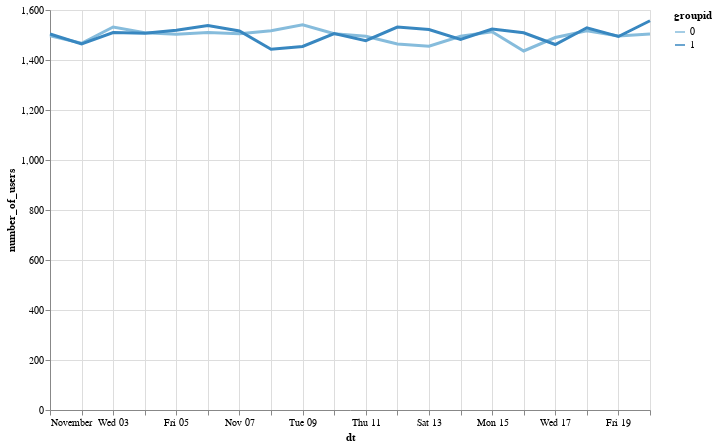

Here is the notebook cell this chart was saved with:
### Code cell
alt.Chart(data_count).mark_line(size=3).encode(
    alt.X('dt:T'),
    alt.Y('number_of_users:Q'),
    color='groupid:O',
    tooltip=['number_of_users']
).properties(
    width=600,
    height=400
)

### Figure 1 — Vega-Lite specification as saved in the notebook (floating-point values rounded to 4 significant figures)
{"config": {"view": {"continuousWidth": 300, "continuousHeight": 300}}, "data": {"name": "data-6f450ddf6bf197861a1355a37af818f5"}, "mark": {"type": "line", "size": 3}, "encoding": {"color": {"field": "groupid", "type": "ordinal"}, "tooltip": [{"field": "number_of_users", "type": "quantitative"}], "x": {"field": "dt", "type": "temporal"}, "y": {"field": "number_of_users", "type": "quantitative"}}, "height": 400, "width": 600, "$schema": "https://vega.github.io/schema/vega-lite/v5.20.1.json", "datasets": {"data-6f450ddf6bf197861a1355a37af818f5": [{"groupid": 0, "dt": "2021-11-01", "number_of_users": 1497}, {"groupid": 0, "dt": "2021-11-02", "number_of_users": 1467}, {"groupid": 0, "dt": "2021-11-03", "number_of_users": 1532}, {"groupid": 0, "dt": "2021-11-04", "number_of_users": 1509}, {"groupid": 0, "dt": "2021-11-05", "number_of_users": 1503}, {"groupid": 0, "dt": "2021-11-06", "number_of_users": 1510}, {"groupid": 0, "dt": "2021-11-07", "number_of_users": 1505}, {"groupid": 0, "dt": "2021-11-08", "number_of_users": 1517}, {"groupid": 0, "dt": "2021-11-09", "number_of_users": 1541}, {"groupid": 0, "dt": "2021-11-10", "number_of_users": 1505}, {"groupid": 0, "dt": "2021-11-11", "number_of_users": 1495}, {"groupid": 0, "dt": "2021-11-12", "number_of_users": 1464}, {"groupid": 0, "dt": "2021-11-13", "number_of_users": 1455}, {"groupid": 0, "dt": "2021-11-14", "number_of_users": 1495}, {"groupid": 0, "dt": "2021-11-15", "number_of_users": 1513}, {"groupid": 0, "dt": "2021-11-16", "number_of_users": 1436}, {"groupid": 0, "dt": "2021-11-17", "number_of_users": 1490}, {"groupid": 0, "dt": "2021-11-18", "number_of_users": 1517}, {"groupid": 0, "dt": "2021-11-19", "number_of_users": 1496}, {"groupid": 0, "dt": "2021-11-20", "number_of_users": 1504}, {"groupid": 1, "dt": "2021-11-01", "number_of_users": 1504}, {"groupid": 1, "dt": "2021-11-02", "number_of_users": 1464}, {"groupid": 1, "dt": "2021-11-03", "number_of_users": 1510}, {"groupid": 1, "dt": "2021-11-04", "number_of_users": 1507}, {"groupid": 1, "dt": "2021-11-05", "number_of_users": 1519}, {"groupid": 1, "dt": "2021-11-06", "number_of_users": 1538}, {"groupid": 1, "dt": "2021-11-07", "number_of_users": 1516}, {"groupid": 1, "dt": "2021-11-08", "number_of_users": 1443}, {"groupid": 1, "dt": "2021-11-09", "number_of_users": 1454}, {"groupid": 1, "dt": "2021-11-10", "number_of_users": 1506}, {"groupid": 1, "dt": "2021-11-11", "number_of_users": 1477}, {"groupid": 1, "dt": "2021-11-12", "number_of_users": 1532}, {"groupid": 1, "dt": "2021-11-13", "number_of_users": 1522}, {"groupid": 1, "dt": "2021-11-14", "number_of_users": 1482}, {"groupid": 1, "dt": "2021-11-15", "number_of_users": 1524}, {"groupid": 1, "dt": "2021-11-16", "number_of_users": 1509}, {"groupid": 1, "dt": "2021-11-17", "number_of_users": 1462}, {"groupid": 1, "dt": "2021-11-18", "number_of_users": 1529}, {"groupid": 1, "dt": "2021-11-19", "number_of_users": 1494}, {"groupid": 1, "dt": "2021-11-20", "number_of_users": 1557}]}}
